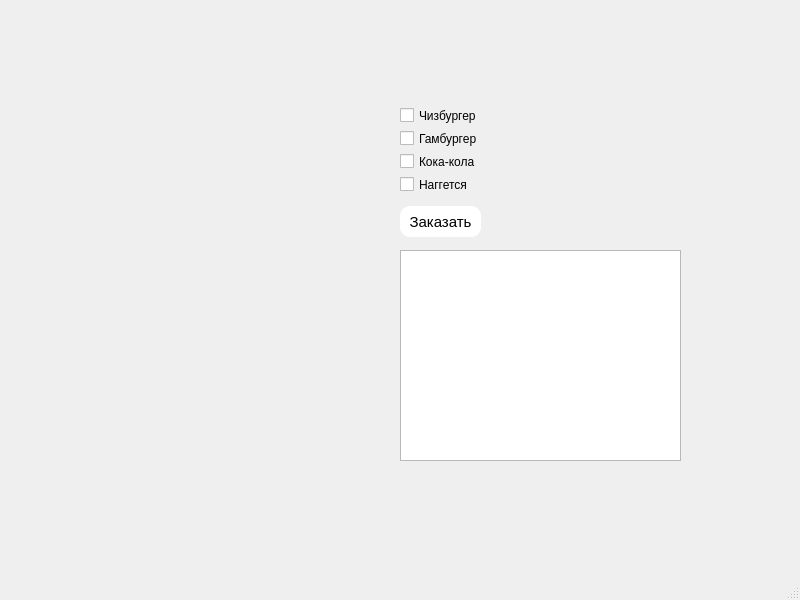
<?xml version="1.0" encoding="UTF-8"?>
<ui version="4.0">
 <class>MainWindow</class>
 <widget class="QMainWindow" name="MainWindow">
  <property name="geometry">
   <rect>
    <x>0</x>
    <y>0</y>
    <width>800</width>
    <height>600</height>
   </rect>
  </property>
  <property name="windowTitle">
   <string>MainWindow</string>
  </property>
  <widget class="QWidget" name="centralwidget">
   <widget class="QWidget" name="gridLayoutWidget">
    <property name="geometry">
     <rect>
      <x>370</x>
      <y>100</y>
      <width>341</width>
      <height>371</height>
     </rect>
    </property>
    <layout class="QGridLayout" name="gridLayout">
     <item row="1" column="0">
      <layout class="QVBoxLayout" name="verticalLayout">
       <item>
        <widget class="QCheckBox" name="checkBox">
         <property name="maximumSize">
          <size>
           <width>158</width>
           <height>17</height>
          </size>
         </property>
         <property name="text">
          <string>Чизбургер</string>
         </property>
        </widget>
       </item>
       <item>
        <widget class="QCheckBox" name="checkBox_3">
         <property name="maximumSize">
          <size>
           <width>158</width>
           <height>17</height>
          </size>
         </property>
         <property name="text">
          <string>Гамбургер</string>
         </property>
        </widget>
       </item>
       <item>
        <widget class="QCheckBox" name="checkBox_2">
         <property name="maximumSize">
          <size>
           <width>158</width>
           <height>17</height>
          </size>
         </property>
         <property name="text">
          <string>Кока-кола</string>
         </property>
        </widget>
       </item>
       <item>
        <widget class="QCheckBox" name="checkBox_4">
         <property name="maximumSize">
          <size>
           <width>158</width>
           <height>17</height>
          </size>
         </property>
         <property name="text">
          <string>Наггется</string>
         </property>
        </widget>
       </item>
      </layout>
     </item>
     <item row="2" column="0">
      <widget class="QPushButton" name="pushButton">
       <property name="maximumSize">
        <size>
         <width>81</width>
         <height>31</height>
        </size>
       </property>
       <property name="styleSheet">
        <string notr="true">font-size: 15px;
background-color: rgb(255, 255, 255);
border-radius: 10px;</string>
       </property>
       <property name="text">
        <string>Заказать</string>
       </property>
      </widget>
     </item>
     <item row="3" column="0">
      <widget class="QTextEdit" name="textEdit">
       <property name="maximumSize">
        <size>
         <width>281</width>
         <height>211</height>
        </size>
       </property>
       <property name="styleSheet">
        <string notr="true">background-color: (255, 255, 255, 0);</string>
       </property>
      </widget>
     </item>
    </layout>
   </widget>
  </widget>
  <widget class="QStatusBar" name="statusbar"/>
 </widget>
 <resources/>
 <connections/>
</ui>
